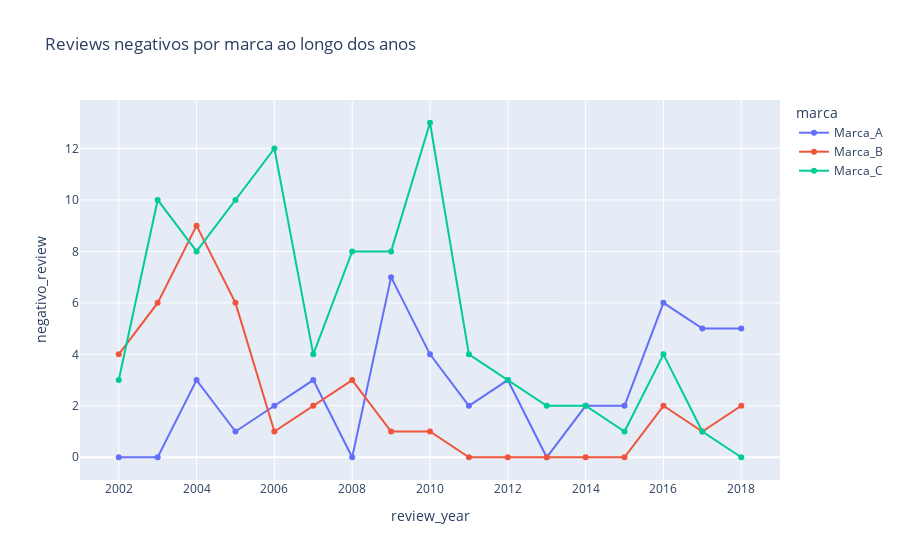

This figure's notebook cell:
### Code cell
df_line = sentimento_df[["review_year","negativo_review","marca"]].groupby(['review_year','marca']).sum().reset_index()

fig = px.line(df_line, x="review_year", y="negativo_review", color='marca',
                title="Reviews negativos por marca ao longo dos anos", markers=True)


fig.show()

### Figure 1 — Plotly figure (JSON) as saved in the notebook; plotly's stock layout.template omitted (floating-point values rounded to 4 significant figures)
{"data": [{"hovertemplate": "marca=Marca_A<br>review_year=%{x}<br>negativo_review=%{y}<extra></extra>", "legendgroup": "Marca_A", "line": {"color": "#636efa", "dash": "solid"}, "marker": {"symbol": "circle"}, "mode": "lines+markers", "name": "Marca_A", "orientation": "v", "showlegend": true, "type": "scatter", "x": [2002, 2003, 2004, 2005, 2006, 2007, 2008, 2009, 2010, 2011, 2012, 2013, 2014, 2015, 2016, 2017, 2018], "xaxis": "x", "y": [0, 0, 3, 1, 2, 3, 0, 7, 4, 2, 3, 0, 2, 2, 6, 5, 5], "yaxis": "y"}, {"hovertemplate": "marca=Marca_B<br>review_year=%{x}<br>negativo_review=%{y}<extra></extra>", "legendgroup": "Marca_B", "line": {"color": "#EF553B", "dash": "solid"}, "marker": {"symbol": "circle"}, "mode": "lines+markers", "name": "Marca_B", "orientation": "v", "showlegend": true, "type": "scatter", "x": [2002, 2003, 2004, 2005, 2006, 2007, 2008, 2009, 2010, 2011, 2012, 2013, 2014, 2015, 2016, 2017, 2018], "xaxis": "x", "y": [4, 6, 9, 6, 1, 2, 3, 1, 1, 0, 0, 0, 0, 0, 2, 1, 2], "yaxis": "y"}, {"hovertemplate": "marca=Marca_C<br>review_year=%{x}<br>negativo_review=%{y}<extra></extra>", "legendgroup": "Marca_C", "line": {"color": "#00cc96", "dash": "solid"}, "marker": {"symbol": "circle"}, "mode": "lines+markers", "name": "Marca_C", "orientation": "v", "showlegend": true, "type": "scatter", "x": [2002, 2003, 2004, 2005, 2006, 2007, 2008, 2009, 2010, 2011, 2012, 2013, 2014, 2015, 2016, 2017, 2018], "xaxis": "x", "y": [3, 10, 8, 10, 12, 4, 8, 8, 13, 4, 3, 2, 2, 1, 4, 1, 0], "yaxis": "y"}], "layout": {"legend": {"title": {"text": "marca"}, "tracegroupgap": 0}, "title": {"text": "Reviews negativos por marca ao longo dos anos"}, "xaxis": {"anchor": "y", "domain": [0, 1], "title": {"text": "review_year"}}, "yaxis": {"anchor": "x", "domain": [0, 1], "title": {"text": "negativo_review"}}}}
